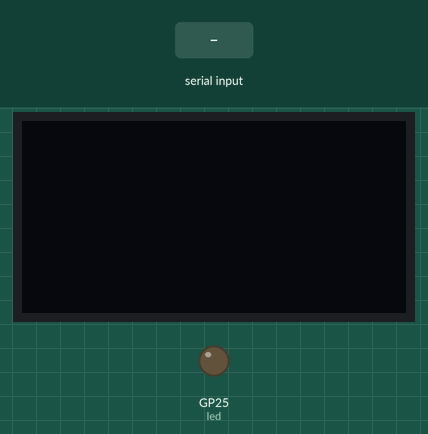
The program below on a simulated Raspberry Pi Pico running MicroPython. Shown: 128×64 one-colour display, output pins drawn as LEDs (lit = HIGH). The test bench sets the inputs (shaded band). Files the program writes start out absent; a WiFi scan finds one network, HomeNet; files that are not in the repository are absent; library files of the repository ran but are not shown: ssd1306.py; what the program prints to the serial console is not drawn.

Above: at 3.2 s.
3.3 s: "1" typed at the serial console, then Enter
4.8 s: "5" typed at the serial console, then Enter
At 7.3 s:
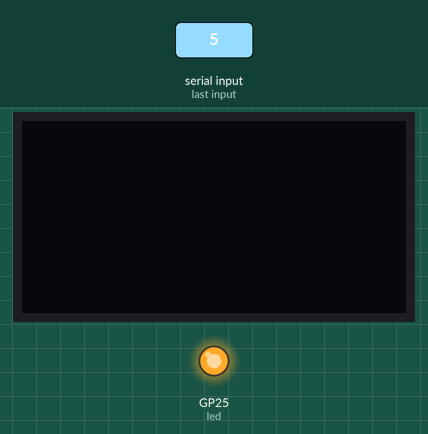
7.8 s: "90" typed at the serial console, then Enter
At 9.2 s:
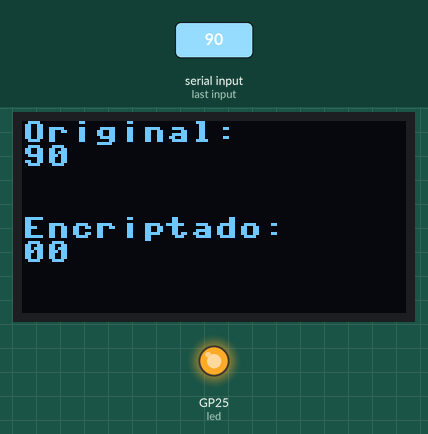
Timing chart, 0 to 10.8 s (numbered marks = the images above; inputs shaded):
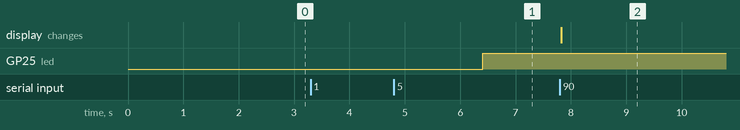

The program:

FF_Enviar.py
```python
from FF_libreria import Flipflop, Xor, Cable, Entrada, Salida
from Red_local import Red_local
from machine import Pin, I2C
from ssd1306 import SSD1306_I2C
import socket
import usocket

#Pantalla
WIDTH=128
HEIGHT=64
i2c = I2C(1, scl = Pin(15), sda = Pin(14), freq=400000)
oled = SSD1306_I2C(WIDTH, HEIGHT,i2c)
#-------------------------------------

#Grafica
def graficar(entrada, salida):
    oled.fill(0)
    oled.text("Original:",0,0)
    oled.text(entrada,0,8)
    oled.text("Encriptado:",0,32)
    oled.text(salida,0,40)
    oled.show()
#-------------------------------------

R = Red_local()
R.Unirse_red()
print("")

while True:
    inicio=input()
    #print(inicio)
    entrada = Entrada(inicio)

    C1 = Cable([])
    C2 = Cable([])
    C3 = Cable([])
    C4 = Cable([])

    X1 = Xor([C2,C4])
    X2 = Xor([X1,entrada])

    D1 = Flipflop(C1,1)
    D2 = Flipflop(C2,0)
    D3 = Flipflop(C3,1)

    ff = [D1,D2,D3]

    C1.entradas = [X2]
    C2.entradas = [D1]
    C3.entradas = [D2]
    C4.entradas = [D3]

    salida = Salida(C1)


    while True:
        salida.leer_valor()
        for f in ff:
            f.buffer()
        for f in ff:
            f.actualizar()
        if not entrada.siguiente():
            break

    fin = salida.get()

    print(fin)
    graficar(inicio, fin)

    addr = socket.getaddrinfo("192.168.4.1", 80)[0][-1]
    try:
        s = socket.socket()
        s.connect(addr)
        s.send(str(fin))
        ss = str(s.recv(512),"utf-8")
        print("")
    except Exception as ex:
        print(ex)
```

FF_libreria.py
```python
class Flipflop:
    def __init__(self, entrada, estado):
        self.entrada = entrada
        self.estado = estado
        self.aux_estado = estado

    def buffer(self):
        self.aux_estado = self.entrada.valor()

    def actualizar(self):
        self.estado = self.aux_estado

    def valor(self):
        return self.estado

class Xor:
    def __init__(self, entradas):
        self.entradas = entradas

    def valor(self):
        cont = 0
        for o in self.entradas:
            if o.valor() == 1:
                cont += 1
                if cont > 1:
                    return 0
        return cont

class Cable:
    def __init__(self, entradas):
        self.entradas = entradas

    def valor(self):
        for i in self.entradas:
            if i.valor() == 1:
                return 1
        return 0

class Entrada:
    def __init__(self, cadena):
        self.cadena = cadena
        self.posicion = 0

    def valor(self):
        return int(self.cadena[self.posicion])

    def siguiente(self):
        if (self.posicion + 1) == len(self.cadena):
            return False
        else:
            self.posicion += 1
            return True

class Salida:
    def __init__(self, entrada):
        self.entrada = entrada
        self.salida = ""

    def leer_valor(self):
        self.salida += str(self.entrada.valor())

    def get(self):
        return self.salida
```

Red_local.py
```python
from machine import Pin
from utime import sleep_ms
import network
import gc
try:
    import usocket as socket
except:
    import socket

"""
Librería estandar para manejo de red local wifi
Creada como protocol estandar en el salón de proyectos digitales avanzados
para evitar los problemas de comunicación experimentados hasta la fecha

Permite crear una zona wifi con el raspberry pico w o ingresar a una red ya creadas
También mantiene registro de las redes conocidas

Creado por Andrés Goncalves.
Fecha: 24/1/2024.
"""

NOMBRE_DE_LA_RED_LOCAL = 'Pico-W-Andres'
CLAVE_DE_LA_RED_LOCAL = '123456789'

gc.collect()

def leer(tope):
    entrada = 0
    primera_vuelta=True
    while ((not isinstance(entrada, int)) or (not (entrada > 0 and entrada <= tope))):
        if not primera_vuelta:
            print("Ingrese una opción válida")
        try:
            entrada = int(input())
        except Exception:
            print("Ingrese una opción válida")
        primera_vuelta = False
    return entrada

def guardar_redes(lista):
    try:
        archivo = open("RedesWifi.txt", "w")

        for linea in lista:
            try:
                archivo.write(str(linea[0]) + " " + str(linea[1]) + '\n')
            except:
                print("Error al escribir")

        archivo.close()
    except:
        print("No se pudo sobrescribir el archivo")

class Red_local:

    def __init__(self):
        self.led = Pin("LED", Pin.OUT)
        self.led.off()

    def Inicio(self):

        print("")
        print("¿Que desea hacer?")
        print("1- Crear red")
        print("2- Unirse a una red?")

        opcion = leer(2)

        if opcion == 1:
            R.Crear_red()
        else:
            R.Unirse_red()

    def Crear_red(self):

        """
        Crea una red con los parametro establecidos en las contantes:
        NOMBRE_DE_LA_RED_LOCAL
        CLAVE_DE_LA_RED_LOCAL

        En las líneas 22 y 23 respectivamente
        """

        nombre = NOMBRE_DE_LA_RED_LOCAL
        clave = CLAVE_DE_LA_RED_LOCAL

        self.red = network.WLAN(network.AP_IF)
        #Hard reset
        self.red.disconnect()
        self.red.deinit()
        self.red = network.WLAN(network.AP_IF)
        #--------------------------------------

        self.red.config(essid=nombre, password=clave)
        self.red.active(True)

        while self.red.active() == False:
          pass

        print("")
        print(self.red.ifconfig())
        print(self.red.config('ssid'))
        print("")

        self.led.on()

    def Unirse_red(self):

        """
        Escanea las redes wifi disponibles y permite escoger la red de preferencia
        Adicionalmente almacena las redes con sus claves correspondientes para futuras conexiones
        """

        self.red = network.WLAN(network.STA_IF)
        #Hard reset
        self.red.disconnect()
        self.red.deinit()
        self.red = network.WLAN(network.STA_IF)
        #--------------------------------------
        self.red.active(True)

        redes_disponibles_aux = self.red.scan()
        redes_disponibles = []
        cont = 1

        print("")
        print("Escoja la red a la que desea unirse:")

        for i in redes_disponibles_aux:
            aux = str(i[0],"utf-8")
            if not aux == "":
                print(str(cont)+"- "+aux)
                redes_disponibles.append(aux)
                cont+= 1

        entrada = leer(len(redes_disponibles))
        print("")

        nombre = redes_disponibles[entrada-1]
        clave = ""

        lista_redes_guardadas = []

        try:
            archivo = open("RedesWifi.txt", "r")
            aux = archivo.read()
            archivo.close()

            lista_redes_guardadas = []
            for linea in aux.split("\n"):
                if linea == "":
                    continue
                lista_redes_guardadas.append(linea.split(" "))

            for n in lista_redes_guardadas:
                if n[0] == nombre:
                    clave = n[1]
        except:
            print("",end="")

        while self.red.isconnected() == False:

            if clave == "":
                print("Ingrese contraseña")
                clave = input()
                print("")

            self.red.connect(nombre, clave)

            cont = 0
            while self.red.isconnected() == False:
                print('Conectando', end="")
                sleep_ms(100)
                cont += 1
                for i in range(3):
                    print('.',end="")
                    sleep_ms(100)
                    cont += 1
                print("")
                if cont >= 150:
                    clave = ""
                    print("La clave guardada no parece ser correcta")
                    break

        print('Conexión exitosa')
        print(self.red.ifconfig())

        actualizado = False

        for i in range(len(lista_redes_guardadas)):
            if lista_redes_guardadas[i][0] == nombre:
                lista_redes_guardadas[i][1] = clave
                actualizado = True

        if not actualizado:
            lista_redes_guardadas.append([nombre,clave])

        guardar_redes(lista_redes_guardadas)

        self.led.on()
```

Measured:
- after the input at 3.3 s, every drawn part: stays the same
- after the input at 4.8 s, GP25 (led): LOW → HIGH after 1.6 s
- after the input at 7.8 s, the display: changes at once (image 2)
